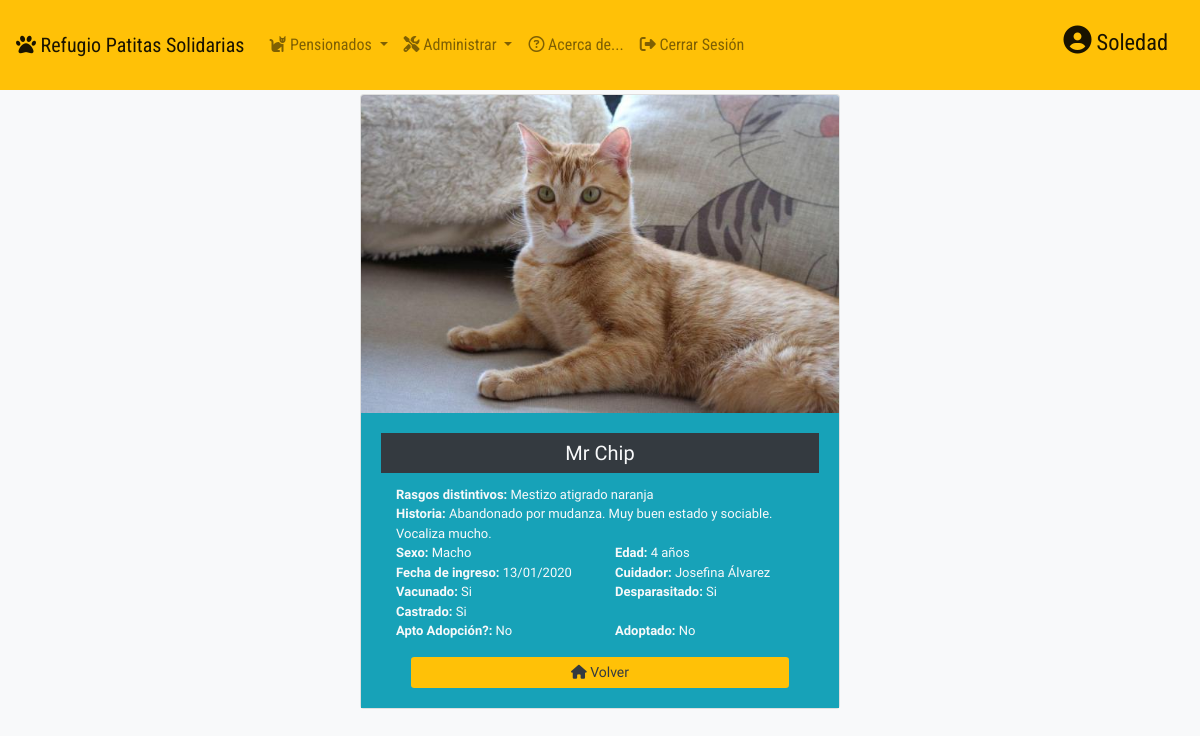
The app's page /db/view_gato.php?id=4 (signed in) with its own data.
### tables this page shows
CREATE TABLE `gatos` (
  `id_gato` smallint(6) NOT NULL,
  `nom_gato` varchar(40) NOT NULL,
  `sexo` varchar(6) NOT NULL DEFAULT '',
  `raza_color` varchar(200) NOT NULL,
  `agno_nacim` smallint(4) NOT NULL,
  `fecha_ingreso` date NOT NULL,
  `historia` varchar(500) NOT NULL,
  `vacunado` tinyint(1) NOT NULL,
  `desparasitado` tinyint(1) NOT NULL,
  `castrado` tinyint(1) NOT NULL,
  `foto` varchar(200) DEFAULT '0.jpg',
  `mentor` int(11) NOT NULL,
  `apto_adopc` tinyint(1) NOT NULL,
  `adoptado` tinyint(1) NOT NULL
);

CREATE TABLE `usuarios` (
  `id` int(11) NOT NULL,
  `apellido` varchar(50) NOT NULL,
  `nombre` varchar(50) NOT NULL,
  `usuario` varchar(20) NOT NULL DEFAULT 'voluntario',
  `clave` varchar(255) NOT NULL DEFAULT 'voluntario',
  `celular` varchar(20) NOT NULL,
  `email` varchar(50) NOT NULL
);

### db/action.php (called while the page is built, shortened)
<?php
function es($arg)
{
    if ($arg == 1) {
        $retorno = 'Si';
    } else {
        $retorno = 'No';
    }
    return $retorno;
}
?>

### db/view_gato.php (the view, shortened to what this page needs)
<?php
include_once("conexion.php");
include_once("header_admin.php");
include_once("action.php");
if (isset($_GET['id'])) {
    $id = $_GET['id'];
    $query = "SELECT *, usuarios.id, usuarios.apellido, usuarios.nombre FROM gatos JOIN usuarios ON gatos.mentor = usuarios.id WHERE gatos.id_gato = $id;";
    $resultado = mysqli_query($conexion, $query);
    if (mysqli_num_rows($resultado) == 1) {
        $row = mysqli_fetch_array($resultado);
        $nombre = html_entity_decode($row['nom_gato']);
        $sexo = $row['sexo'];
        $color = html_entity_decode($row['raza_color']);
        $agno = date("Y") - $row['agno_nacim'] . ' años';
        $ingreso = date("d/m/Y", strtotime($row['fecha_ingreso']));
        $hist = html_entity_decode($row['historia']);
        $vac = es($row['vacunado']);
        $desp = es($row['desparasitado']);
        $cast = es($row['castrado']);
        $foto = '<img class="card-img-top" src="../img/adopcion/' . $row['foto'] . '" >';
        $mentor = html_entity_decode($row['nombre'] . " " . $row['apellido']);
        $adoptable = es($row['apto_adopc']);
        $adoptado = es($row['adoptado']);
    }
} ?>
<div class="container p-1">
    <div class="card  mx-auto" style="width: 30rem;">
        <?php echo $foto; ?>
        <div class="card-body  bg-info mukta ">
            <h5 class="card-title bg-dark text-light text-center p-2"><?php echo $nombre; ?></h5>
            <div class="container text-light">
                <div class="row">
                    <div class="col">
                        <p class="card-text"><span class="subt">Rasgos distintivos:</span> <?php echo $color; ?></p>
                    </div>
                </div>
                <div class="row">
                    <div class="col">
                        <p class="card-text"><span class="subt">Historia:</span> <?php echo $hist; ?></p>
                    </div>
                </div>
                <div class="row">
                    <div class="col card-text"><span class="subt">Sexo:</span> <?php echo $sexo; ?></div>
                    <div class="col card-text"><span class="subt">Edad:</span> <?php echo $agno; ?></div>
                </div>
                <div class="row">
                    <div class="col card-text"><span class="subt">Fecha de ingreso:</span> <?php echo $ingreso; ?></div>
                    <div class="col card-text"><span class="subt">Cuidador: </span><?php echo $mentor; ?></div>
                </div>
                <div class="row">
                    <div class="col"><span class="subt">Vacunado: </span><?php echo $vac; ?></div>
                    <div class="col"><span class="subt">Desparasitado: </span><?php echo $desp; ?></div>
                </div>
                <div class="row">
                    <div class="col"><span class="subt">Castrado: </span><?php echo $cast; ?></div>
                    <div class="col"><span class="subt"></div>
                </div>
                <div class="row">
                    <div class="col"><span class="subt">Apto Adopción?: </span><?php echo $adoptable; ?></div>
                    <div class="col"><span class="subt">Adoptado: </span><?php echo $adoptado; ?></div>
                </div>
                <div class="col"><span class="subt"></span><a class="btn btn-sm btn-block bg-warning text-dark mt-3" href="index_db.php"><i class="fas fa-home"></i> Volver</a> </div>
            </div>
        </div>
    </div>
</div>
<?php
include_once("footer_admin.php");
?>

### styles/admin.css (style rules this page uses)
body { font-family: 'Roboto Condensed', sans-serif; }
.subt { font-weight: bolder; }
.mukta { font-family: 'Mukta', sans-serif; font-size: small; }

### records on screen
gatos: foto (picture), nom_gato "Mr Chip", raza_color "Mestizo atigrado naranja", historia "Abandonado por mudanza. Muy buen estado y sociable. Vocaliza mucho.", sexo "Macho", fecha_ingreso "13/01/2020", mentor.apellido "Josefina Álvarez", vacunado "Si", desparasitado "Si", castrado "Si", apto_adopc "No", adoptado "No"

### other values on screen
html_entity_decode($_SESSION['username']) "Soledad"
